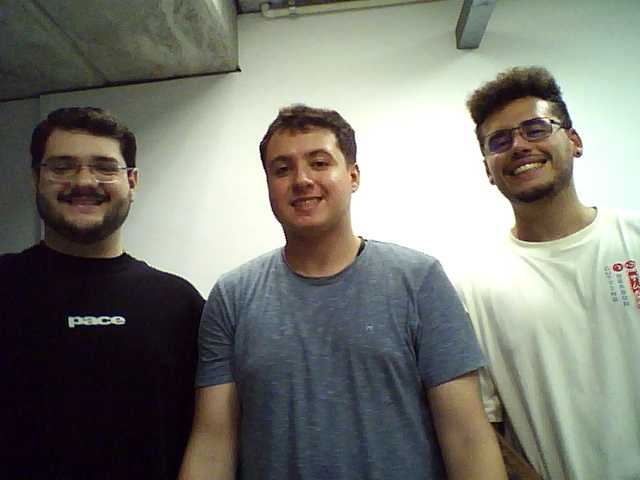
#> input picture Laboratório-4/parte-A/imagens/foto-geral.jpg, 640 x 480 px, found by its file name
$ jupyter execute 1-b.ipynb
#> lines starting #> are read from the running program, lines starting #| are printed output that depends on the picture; after the words box and inside, x2 and y2 are one past the last pixel; in counts of white or black regions, pixels touching at a corner belong together
[cell 1]
import cv2
import numpy as np

def add_gaussian_noise(image, mean=0, std=25):
    noise = np.random.normal(mean, std, image.shape).astype(np.uint8)
    noisy_image = cv2.add(image, noise)
    return noisy_image

original_image = cv2.imread('../imagens/imagens/foto-geral.jpg')
#> original_image is the input picture: shape (480, 640, 3); mean B, G, R 115.1, 123.3, 121.8

if original_image is None:
    raise Exception("Image not loaded properly. Check the file path.")

noisy_image = add_gaussian_noise(original_image, mean=0, std=30)
#> in add_gaussian_noise, `noisy_image = cv2.add(image, noise)`:
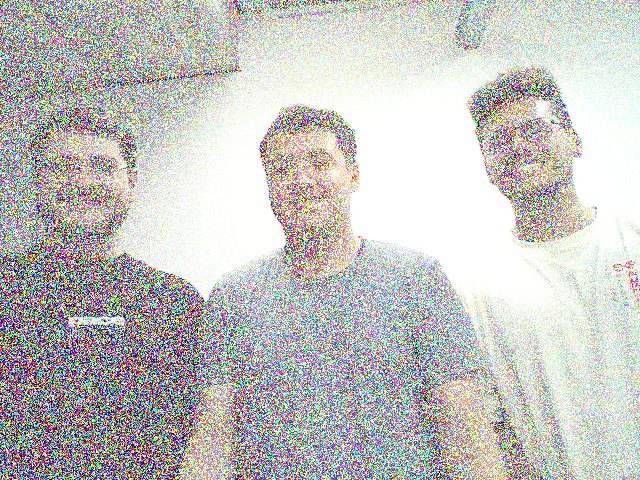
#> noisy_image: shape (480, 640, 3); mean B, G, R 192.6, 195.8, 196

#cv2.imshow("Original Image", original_image)
cv2.imshow("Noisy Image", noisy_image)
cv2.waitKey(0)
cv2.destroyAllWindows()
cv2.imwrite("../imagens/imagem-teste-ruido-gaussiano.jpg", noisy_image)
#> Out = True

[cell 2]
import cv2
import numpy as np


def add_salt_and_pepper_noise(image, noise_ratio=0.02):
#> called with noise_ratio = 0.2
    noisy_image = image.copy()
    h, w, c = noisy_image.shape
#> h = 480; w = 640; c = 3
    noisy_pixels = int(h * w * noise_ratio)
#> noisy_pixels = 61440

    for _ in range(noisy_pixels):
        row, col = np.random.randint(0, h), np.random.randint(0, w)
        if np.random.rand() < 0.5:
            noisy_image[row, col] = [0, 0, 0]
        else:
            noisy_image[row, col] = [255, 255, 255]
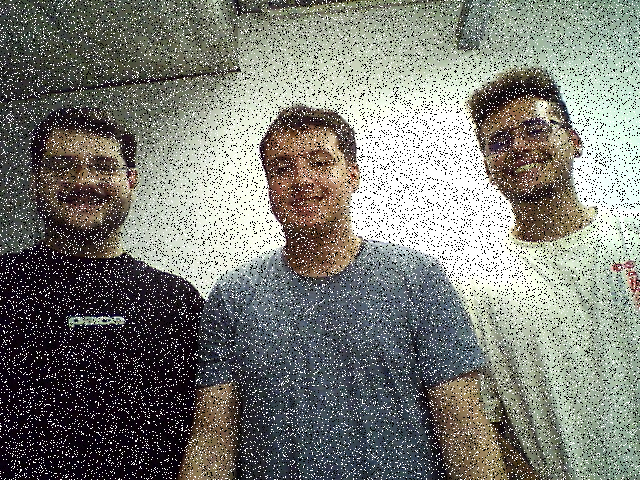
#> noisy_image: shape (480, 640, 3); 17.64% of pixels changed, all inside (x1, y1, x2, y2) = (0, 0, 640, 480)

    return noisy_image


original_image = cv2.imread('../imagens/foto-geral.jpg')

if original_image is None:
    raise Exception("Image not loaded properly. Check the file path.")

noisy_image = add_salt_and_pepper_noise(original_image, noise_ratio=0.2)


#cv2.imshow("Original Image", original_image)
cv2.imshow("Noisy Image (Salt and Pepper)", noisy_image)

cv2.waitKey(0)
cv2.destroyAllWindows()
cv2.imwrite("../imagens/imagem-teste-ruido-sal-e-pimenta.jpg", noisy_image)
#> Out = True
